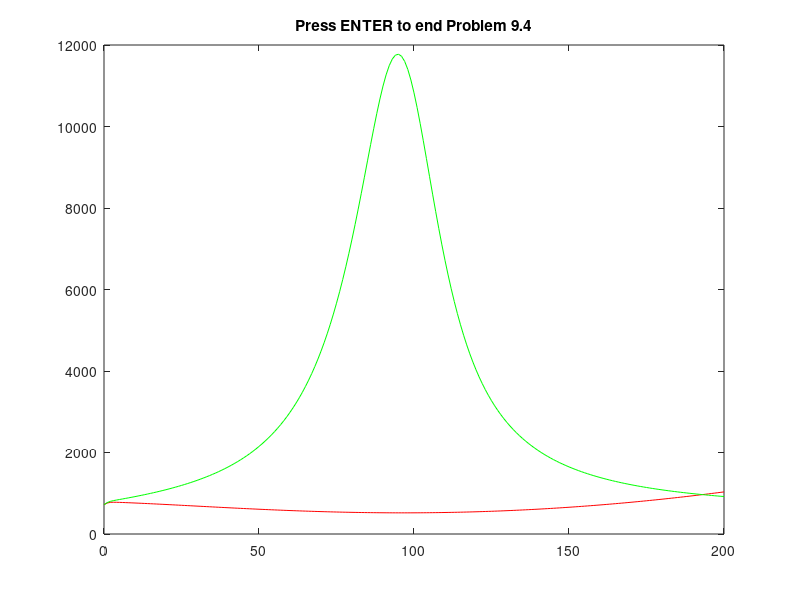

The MATLAB script that drew this image:
clear
% This file is for Problem 7.4.
% This is a linearized covariance analysis problem and we are only
% interested in the diagonal terms of P.  The program will be similar
% to fildiag.m except H is time variable, so it will have to be
% computed inside the "for" loop.  Diagonal elements of P will be put
% into a column vector at each step and then stacked into a 4 x 201
% matrix called PDIAG.
% The key parameters have the same variable names as in fildiag.m.
% Now put key parameters in the workspace (all except H).

n=4
m=2
s=201
PHI=[1 0 0 0;0 1 0 0;0 0 exp(-.01) 0;0 0 0 exp(-.01)]
Q=[400 0 0 0;0 400 0 0;0 0 900*(1-exp(-.02)) 0;0 0 0 900*(1-exp(-.02))]
R=[225 0;0 225]
PZEROM=[2000 0 0 0;0 2000 0 0;0 0 900 0;0 0 0 900]

% Now set up the "for" loop for s steps and intialize certain variables.

I=eye(n);
PDIAG=zeros(n,s);
PMINUS=PZEROM;
d=10000;
for i=1:s
   i
   % Preliminary problem is to compute the time variable elements of H
   ynom=-10000+100*(i-1);
   rnom=sqrt(d^2+ynom^2);
   h11=d/rnom;
   h12=ynom/rnom;
   h21=-d/rnom;
   h22=ynom/rnom;
   H=[h11 h12 1 0;h21 h22 0 1];
   gain=(PMINUS*H')*inv(H*PMINUS*H'+R);
   PPLUS=(I-gain*H)*PMINUS;
   PPLUS=.5*(PPLUS+PPLUS');
   for j=1:n
      PDIAG(j,i)=PPLUS(j,j);
   end
   PMINUS=PHI*PPLUS*PHI'+Q;
end

% Now make the plots.  Red is for x and green is for y.
t=0:1:200;
plot(t,PDIAG(1,:),'r',t,PDIAG(2,:),'g')
title('Press ENTER to end Problem 9.4')

% The y error covariance does not go to infinity when the nominal
% trajectory goes through the origin, because the assumed aircraft
% dynamics (i.e., random walk) gives the filter some memory, and all
% the weight is not placed on the current measurement.
